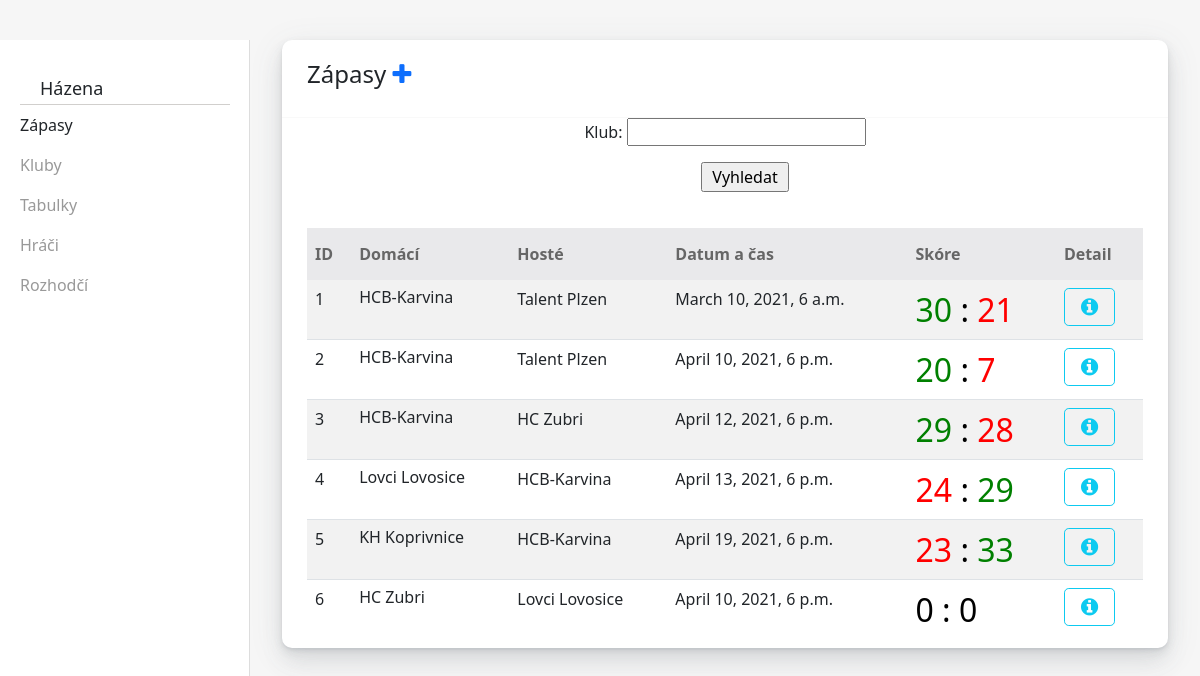
Page /zapasy/ on the committed database.
### HazenaIS/models.py (models this page shows, shortened)
class Zapasy(models.Model):
    domaci_skore = models.IntegerField()
    hoste_Skore = models.IntegerField()
    datum_cas = models.DateTimeField()
    rozhodci = models.ForeignKey('Rozhodci', on_delete=models.RESTRICT)
    domaci = models.ForeignKey('Klub', on_delete=models.RESTRICT, related_name='domaci_ID')
    hoste = models.ForeignKey('Klub', on_delete=models.RESTRICT, related_name='hoste_ID')
    def winner(self):
        if self.domaci_skore > self.hoste_Skore:
            return "GREEN"
        elif self.domaci_skore == self.hoste_Skore:
            return "BLACK"
        else:
            return "RED"

class Klub(models.Model):
    nazev_klubu = models.CharField(max_length=50)
    prezident_klubu = models.CharField(max_length=50)
    email = models.CharField(max_length=50)
    adresa = models.CharField(max_length=50)
    def __str__(self):
        return self.nazev_klubu

### HazenaIS/views.py (the view)
# urls.py: path('zapasy/',HazenaIS.views.zapasy, name='zapasy'),
def zapasy(request):
    if request.method == 'POST':
        form = ZapasSearchForm(request.POST)
        if form.is_valid():
            searched = form.cleaned_data['searched_name']
            z = Zapasy.objects.filter(Q(domaci__nazev_klubu__contains=searched) | Q(hoste__nazev_klubu__contains=searched))
        else:
            z = Zapasy.objects.all()
    else:
        form = ZapasSearchForm()
        z = Zapasy.objects.all()
    return render(request, 'zapasy.html', {'zapasy':z, 'form':form})

### HazenaIS/forms.py
class ZapasSearchForm(forms.Form):
    searched_name = forms.CharField(max_length=50, label='Klub')

### templates/zapasy.html (shortened to what this page needs)
{% load static %}
<html lang="en">
    <head>
        <link href="https://cdn.jsdelivr.net/npm/bootstrap@5.0.0-beta3/dist/css/bootstrap.min.css" rel="stylesheet">
        <link href="https://maxcdn.bootstrapcdn.com/font-awesome/4.7.0/css/font-awesome.min.css" rel="stylesheet" />
        <link rel="stylesheet" type="text/css" href="{% static 'css/menu.css' %}"/>
        <link rel="stylesheet" type="text/css" href="{% static 'css/zapasy.css' %}"/>
    </head>
    <div id="wrapper" class="wrapper-content">
        <div id="sidebar-wrapper">
            <ul class="sidebar-nav">
                <li class="sidebar-brand">
                        Házena
                </li>
                <li>
                    Zápasy
                </li>
                <li>
                    <a href="{% url 'kluby' %}">Kluby</a>
                </li>
                <li>
                    <a href="{% url 'tabulka' %}">Tabulky</a>
                </li>
                <li>
                    <a href="{% url 'hraci' %}">Hráči</a>
                </li>
                <li>
                    <a href="{% url 'rozhodci' %}">Rozhodčí</a>
                </li>
            </ul>
        </div>
<div id="page-content-wrapper">
    <div class="container">
    <div class="row">
        <div class="col-12 col-sm-12 col-md-12">
            <div class="card">
                <div class="card-header">
                    <h4>Zápasy <a href="{% url 'zapasy_add' %}" button type="button"><i class="fa fa-plus"></i></a></h5></h4>
                </div>
                <div style="text-align:center;">
                <form action="{% url 'zapasy' %}" method="post">
               {{form.as_p}}
               <input type="submit" value="Vyhledat" style="width: 10%;margin-left: 40px;">
                </form>
                <div class="card-body">
                    <div class="table-responsive" id="proTeamScroll" tabindex="2" style="height: 400px; overflow: hidden; outline: none;">
                        <table class="table table-striped">
                            <thead>
                                <tr>
                                    <th><b>ID</b></th>
                                    <th><b>Domácí</b></th>
                                    <th><b>Hosté</b></th>
                                    <th><b>Datum a čas</b></th>
                                    <th><b>Skóre</b></th>
                                    <th><b>Detail</b></th>
                                </tr>
                            </thead>
                            <tbody>
                                {% for z in zapasy %}
                                <tr>
                                    <td>{{z.id}}
                                    </td>
                                    <td>
                                        <h6 class="mb-0 font-13">{{z.domaci}}</h6>
                                    </td>
                                    <td>{{z.hoste}}</td>
                                    <td class="text-truncate">
                                    {{z.datum_cas}}
                                    </td>
                                    <td>
                                        {% if z.winner == "GREEN" %}
                                        <font color="green" size="+3">
                                        {% elif z.winner == "BLACK" %}
                                        <font color="black" size="+3">
                                        {% else %}
                                        <font color="red" size="+3">
                                        {% endif %}
                                        {{z.domaci_skore}} </font>
                                        <font color="black" size="+3"> : </font>
                                        {% if z.winner == "GREEN" %}
                                        <font color="red" size="+3">
                                        {% elif z.winner == "BLACK" %}
                                        <font color="black" size="+3">
                                        {% else %}
                                        <font color="green" size="+3">
                                        {% endif %}
                                        {{z.hoste_Skore}}
                                    </font>
                                    </td>
                                    <td>
                                        <a href="{% url 'zapasydetail' z.id %}" button type="button" class="btn btn-outline-info btn-circle btn-lg btn-circle"><i class="fa fa-info-circle"></i></a>
                                    </td>
                                </tr>
                                {% endfor %}
                            </tbody>
                        </table>
                    </div>
                </div>
            </div>
        </div>
    </div>
    </div>
</div>
    </html>

### static/css/menu.css (style rules this page uses)
#wrapper { padding-left: 0; -webkit-transition: all 0.5s ease; -moz-transition: all 0.5s ease; -o-transition: all 0.5s ease; transition: all 0.5s ease; }
#sidebar-wrapper { z-index: 1000; position: fixed; left: 250px; width: 0; height: 100%; margin-left: -250px; margin-top: 20px; overflow-y: auto; background:#fff; -webkit-transition: all 0.5s ease; -moz-transition: all 0.5s ease; -o-transition: all 0.5s ease; transition: all 0.5s ease; }
#sidebar-wrapper { box-shadow: inset -1px 0px 0px 0px #DDDDDD; }
#page-content-wrapper { width: 100%; position: absolute; padding: 15px; }
.sidebar-nav { position: absolute; top: 0; width: 250px; margin: 0; padding: 0; list-style: none; }
.sidebar-nav li { text-indent: 20px; line-height: 40px; }
.sidebar-nav li a { display: block; text-decoration: none; color: #999999; }
.sidebar-nav > .sidebar-brand { height: 65px; font-size: 18px; line-height: 60px; }
@media (min-width:768px) { #wrapper { padding-left: 250px; } }
@media (min-width:768px) { #sidebar-wrapper { width: 250px; } }
@media (min-width:768px) { #page-content-wrapper { padding: 20px; position: relative; } }
.sidebar-brand { border-bottom: 1px solid rgba(102, 97, 91, 0.3); }
.sidebar-brand { padding: 18px 0px; margin: 0 20px; }
p { font-size: 16px; line-height: 1.4em; }

### static/css/zapasy.css (style rules this page uses)
.card { background-color: #fff; border-radius: 10px; border: none; position: relative; margin-bottom: 30px; box-shadow: 0 0.46875rem 2.1875rem rgba(90,97,105,0.1), 0 0.9375rem 1.40625rem rgba(90,97,105,0.1), 0 0.25rem 0.53125rem rgba(90,97,105,0.12), 0 0.125rem 0.1875rem rgba(90,97,105,0.1); }
.card .card-header { border-bottom-color: #f9f9f9; line-height: 30px; -ms-grid-row-align: center; align-self: center; width: 100%; padding: 10px 25px; align-items: center; }
.card .card-header, .card .card-body, .card .card-footer { background-color: transparent; padding: 20px 25px; }
.card-header:first-child { border-radius: calc(.25rem - 1px) calc(.25rem - 1px) 0 0; }
.card-header { padding: .75rem 1.25rem; margin-bottom: 0; background-color: rgba(0,0,0,.03); border-bottom: 1px solid rgba(0,0,0,.125); }
.table:not(.table-sm) thead th { border-bottom: none; background-color: #e9e9eb; color: #666; padding-top: 15px; padding-bottom: 15px; }

### rows in the picture
Zapasy: id "1", domaci "HCB-Karvina", hoste "Talent Plzen", datum_cas "March 10, 2021, 6 a.m.", domaci_skore "30", hoste_Skore "21"
Zapasy: id "2", domaci "HCB-Karvina", hoste "Talent Plzen", datum_cas "April 10, 2021, 6 p.m.", domaci_skore "20", hoste_Skore "7"
Zapasy: id "3", domaci "HCB-Karvina", hoste "HC Zubri", datum_cas "April 12, 2021, 6 p.m.", domaci_skore "29", hoste_Skore "28"
Zapasy: id "4", domaci "Lovci Lovosice", hoste "HCB-Karvina", datum_cas "April 13, 2021, 6 p.m.", domaci_skore "24", hoste_Skore "29"
Zapasy: id "5", domaci "KH Koprivnice", hoste "HCB-Karvina", datum_cas "April 19, 2021, 6 p.m.", domaci_skore "23", hoste_Skore "33"
Zapasy: id "6", domaci "HC Zubri", hoste "Lovci Lovosice", datum_cas "April 10, 2021, 6 p.m.", domaci_skore "0", hoste_Skore "0"
